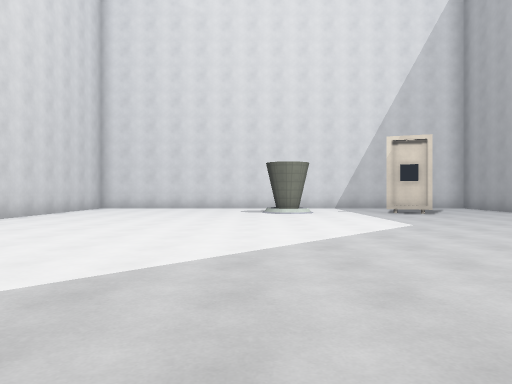
view 1 (above)

15 first-person views from a walk through a 3-D level made in the Godot game engine. The camera is 1.3 m above the floor, looks level and sees 70° across. The floor is counted in squares, 2 m on a side. Each view is taken from the middle of a square. On the plan, view 1 faces up. The plan holds only what a view shows up to about 11 squares ahead; the rest is blank. The place goes on beyond the plan. Some surface patterns are stand-ins.

view 2
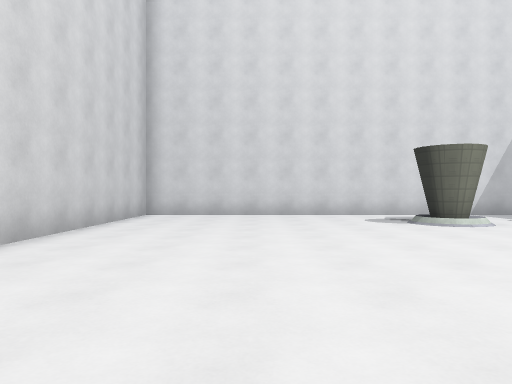

view 3
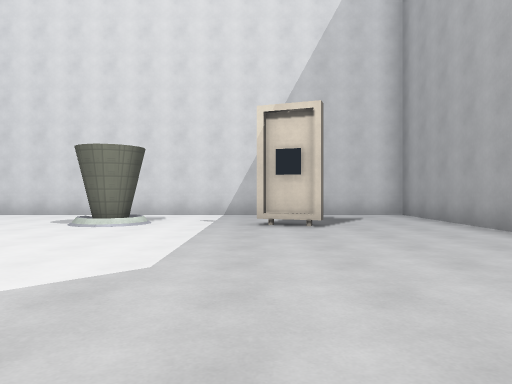

view 4
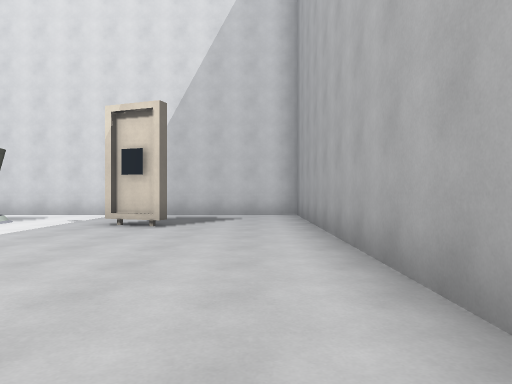

view 5
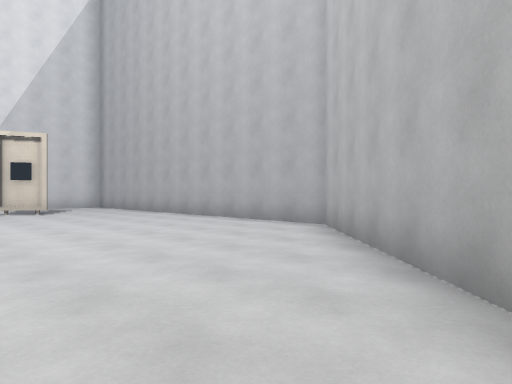

view 6
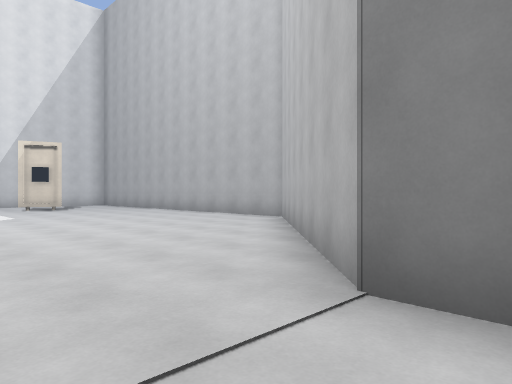

view 7
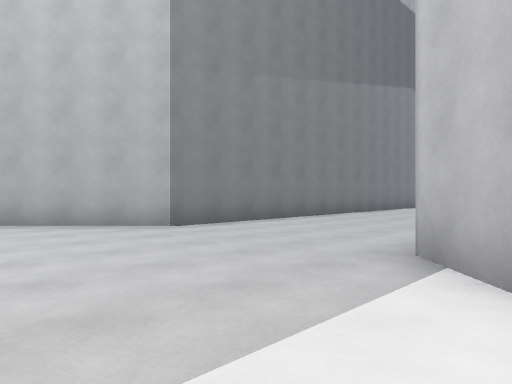

view 8
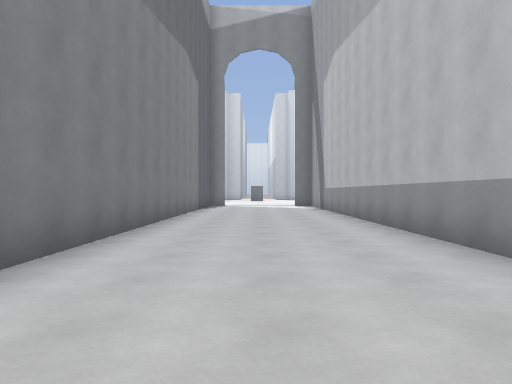

view 9
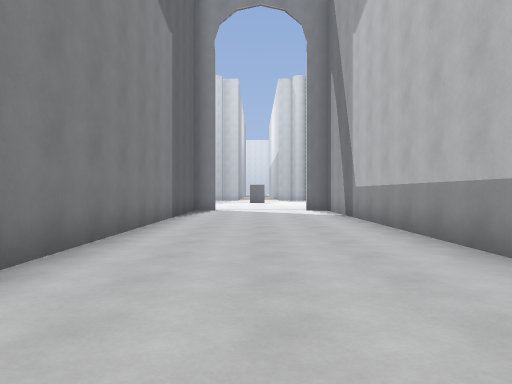

view 10
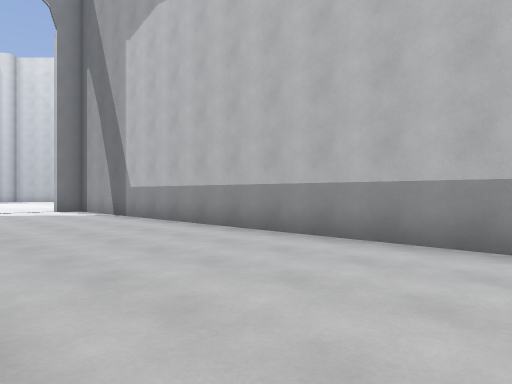

view 11
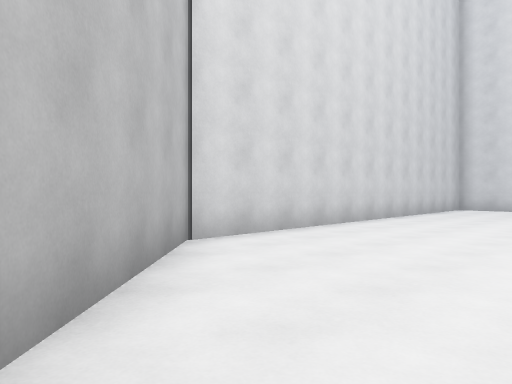

view 12
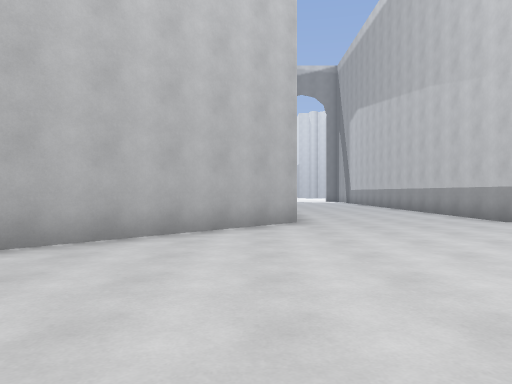

view 13
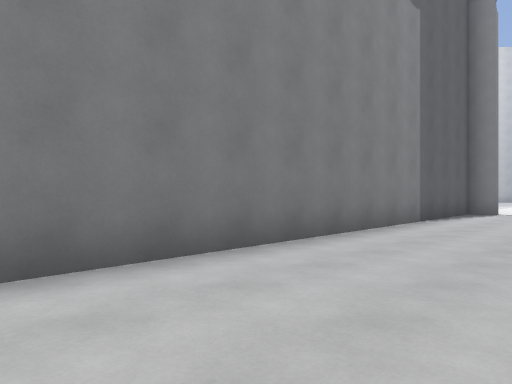

view 14
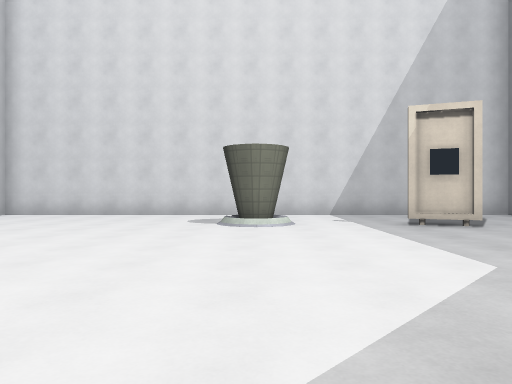

view 15
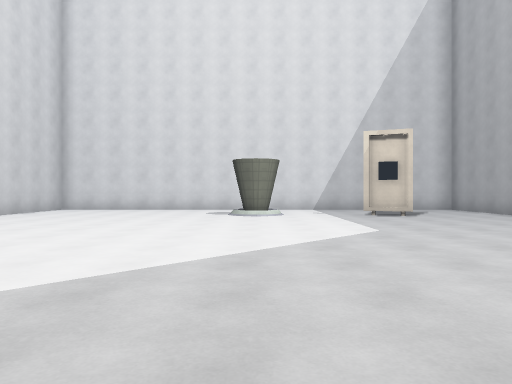

### Floor plan
Points are (right, up) in squares from view 1. A wall is a line through its corners. A room is listed if a view was taken in it or the views show most of it. See-through windows are left out.
Room 1 (views 1, 2, 3, 4, 5, 6, 7, 8, 9, 10, 11, 12, 13, 14, 15)
walls: (-2.5, -0.8) (-1.5, -1.8) (-1.5, -17.1); (3.1, -17.5) (3.1, -1.8) (8.2, 3.2) (8.2, 14.4) (-6.1, 14.4) (-6.1, 2.8) (-3.6, 0.3)
objects: mirror (4, 11) to (5, 11)

Where each view was taken, in squares from view 1:
view 1: 0 up, 0 right, facing up
view 2: 4 up, 3 left, facing up
view 3: 4 up, 4 right, facing up
view 4: 4 up, 7 right, facing up
view 5: 1 down, 2 right, facing up-right
view 6: 3 down, 1 right, facing up-right
view 7: 2 up, 3 left, facing down-right
view 8: 2 down, 1 right, facing down
view 9: 6 down, 1 right, facing down
view 10: 6 down, 3 right, facing down-left
view 11: 0 up, 2 left, facing up-left
view 12: 6 up, 4 right, facing down
view 13: 7 down, 0 right, facing down-right
view 14: 4 up, 1 right, facing up
view 15: 1 up, 1 right, facing up
